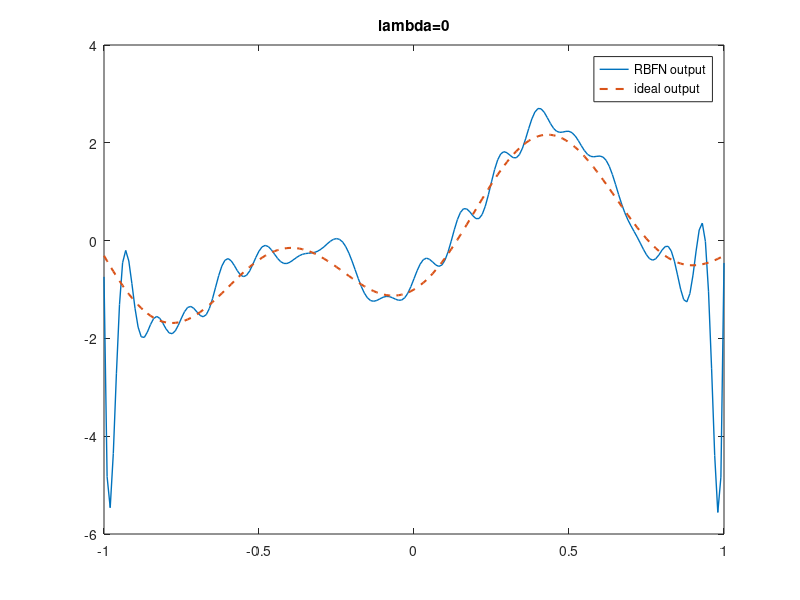
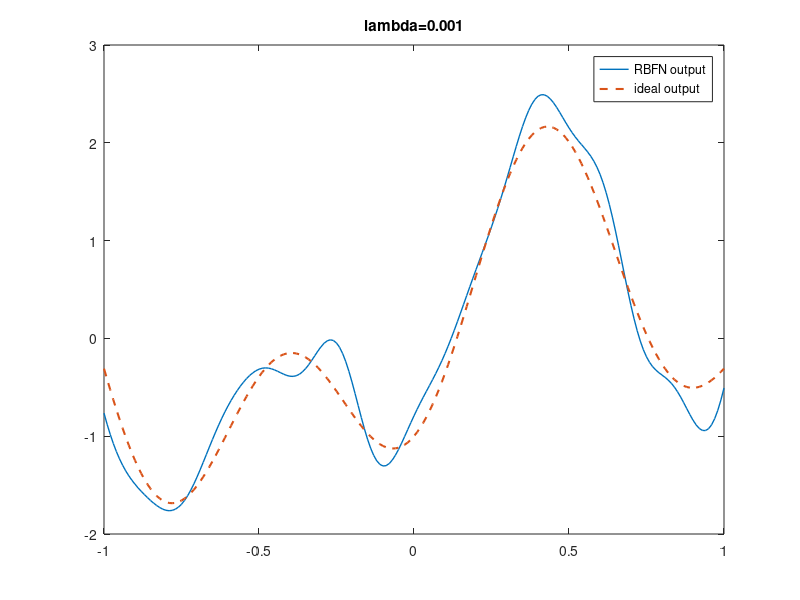
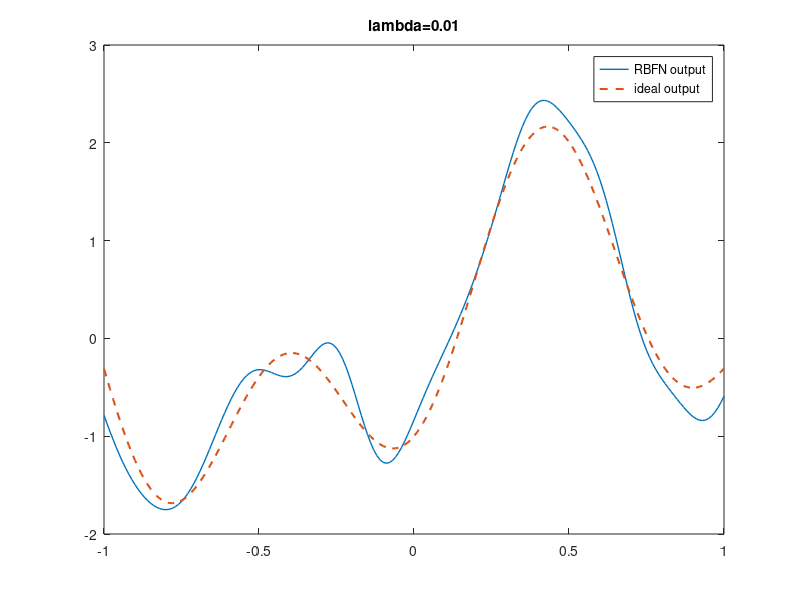
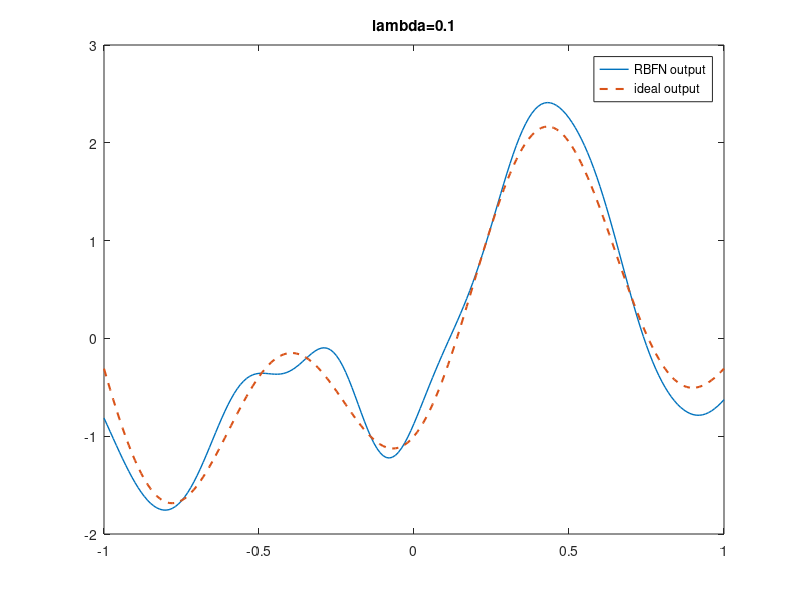

Here is the MATLAB script that generated these plots, in order:
%init
close all;clear;clc;

%parameter
x_train=-1:0.05:1;%uniform step 0.08
x_test=-1:0.01:1;%uniform step 0.01
N=length(x_train);
x=randn(1,N);%random Gaussian noise for xtain not for xtest
d=1.2*sin(pi*x_train)-cos(2.4*pi*x_train)+0.3*x;%x with noise

for lambda=[0,0.001,0.01,0.1,1:10,20,30,40,50,100,1000]%regulation factor
%calculate phi
    phi=zeros(N,N);%initialize phi
    for i=1:N
        for j=1:N
            r=x_train(i)-x_train(j);
            phi(i,j)=exp(r^2/(-0.02));
        end
    end
    phi=[ones(N,1),phi];
    w=pinv(phi'*phi+lambda*eye(N+1))*phi'*d';%get the unique solution w
    %test data
    phi_test=zeros(length(x_test),N);%initialize phi_test
    for i=1:length(x_test)
        for j=1:N
            r=x_test(i)-x_train(j);
            phi_test(i,j)=exp(r^2/(-0.02));
        end
    end
    phi_test=[ones(length(x_test),1),phi_test];
    d_test=phi_test*w;
    ideal_test=1.2*sin(pi*x_test)-cos(2.4*pi*x_test);
    error_train=sum((d-(phi*w)').^2)/N;%mse
    error_test=sum((ideal_test-d_test').^2)/length(x_test);
    figure
    plot(x_test,d_test,'LineWidth',1);
    hold on;
    plot(x_test,ideal_test,'--','LineWidth',1.5);
    hold on;
    legend('RBFN output','ideal output');
    title(['lambda=',num2str(lambda)]);
    name=num2str(lambda);
    saveas(gcf,name,'jpg');
end
